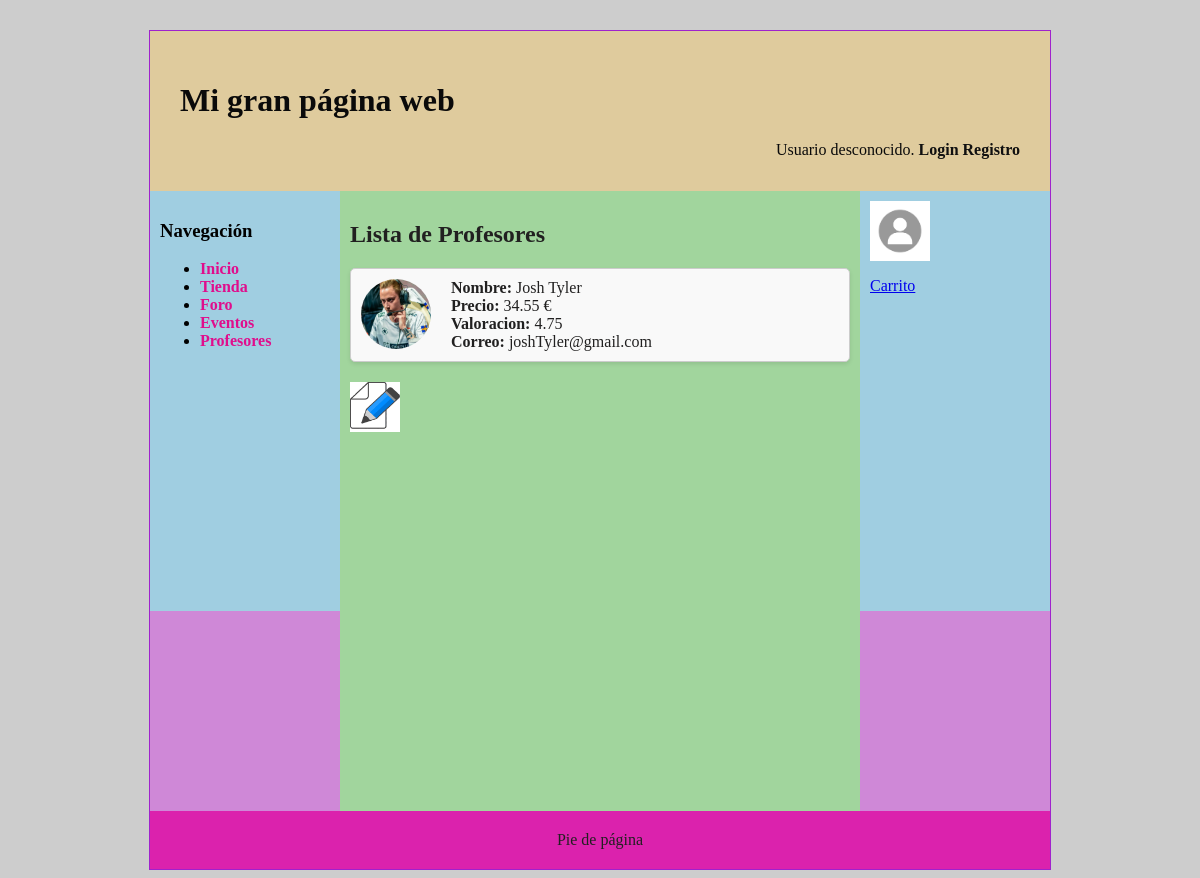
Screenshot of /profesores.php with the database file from the repository.
### tables this page shows
CREATE TABLE `usuarios` (
  `id` int(11) NOT NULL,
  `password` varchar(70) NOT NULL,
  `nombre` varchar(50) NOT NULL,
  `correo` varchar(50) NOT NULL,
  `rolUser` int(11) NOT NULL,
  `valoracion` float DEFAULT NULL,
  `precio` float DEFAULT NULL,
  `avatar` varchar(50) DEFAULT NULL
);

### includes/src/usuarios/Usuario.php (called while the page is built, shortened)
<?php
class Usuario
{
    private $id;
    private $nombre;
    private $correo;
    private $avatar;
    protected  function __construct($rol,$nombre, $password, $correo, $avatar, $id = null)
    {
        $this->id = $id;
        $this->nombre = $nombre;
        $this->correo = $correo;
        $this->avatar = $avatar;
    }
    public function getId()
    {
        return $this->id;
    }
    public function getNombre()
    {
        return $this->nombre;
    }
    public function getCorreo()
    {
        return $this->correo;
    }
    public function getAvatar()
    {
        return $this->avatar;
    }
}

### includes/src/Profesores/Profesor.php (called while the page is built, shortened)
<?php
class Profesor extends Usuario
{
    private $valoracion;
    private $precio;
    public function __construct($rol, $nombre, $password, $correo,  $precio,$valoracion, $avatar,$id = null)
    {
        $this->valoracion =  $valoracion;
        $this->precio =  $precio;
    }
    public function getValoracion()
    {
        return $this->valoracion;
    }
    public function getPrecio()
    {
        return $this->precio;
    }
    public static function listarProfesores()
    {
        $conn = BD::getInstance()->getConexionBd();
        $query = "SELECT * FROM usuarios WHERE rolUser = ".self::TEACHER_ROLE;
        $rs = $conn->query($query);
        $profesores = array();
        if ($rs) {
        while ($fila = $rs->fetch_assoc()) {
        $profesor = new Profesor(
        $fila['rolUser'],
        $fila['nombre'],
        $fila['password'],
        $fila['correo'],
        $fila['precio'],
        $fila['valoracion'],
        $fila['avatar'],
        $fila['id']
        );
        $profesores[] = $profesor;
        }
        }
        return $profesores;
    }
}

### includes/src/Profesores/listaProfesores.php (the view, shortened to what this page needs)
<?php
    echo '<link rel="stylesheet" type="text/css" href="' . RUTA_CSS . '/imagenes.css">';
    $contenidoPrincipal = listaProfesores();
?>
<?php
function listaProfesores()
{
    $profesores = Profesor::listarProfesores();
    $html = "<div class='profesores'>";
    foreach ($profesores as $profesor) {
        $html .= visualizaProfesor($profesor);
    }
    $html .= "</div>";
    return $html;
}
function visualizaProfesor($profesor) {
        $imagenPath = $profesor->getAvatar() ? RUTA_IMGS . $profesor->getAvatar() : RUTA_IMGS . 'images/avatarPorDefecto.png';
        $precio = $profesor->getPrecio();
        $valoracion = $profesor->getValoracion();
        if ($precio === null) {
            $precioTexto = '-';
        } else {
            $precioTexto = $precio . ' €';
        }
        if ($valoracion === null) {
            $valoracionTexto = '-';
        } else {
            $valoracionTexto = $valoracion;
        }
        $app = BD::getInstance();
        if ($app->usuarioLogueado())
        {
            $html = <<<EOF
            <div class="profesor">
                <img src="{$imagenPath}" alt="Avatar de {$profesor->getNombre()}" class="profesor_avatar">
                <div class="profesor_info">
                    <div class="profesor_nombre"><strong>Nombre:</strong> {$profesor->getNombre()}</div>
                    <div class="profesor_precio"><strong>Precio:</strong> {$precioTexto}</div>
                    <div class="profesor_valoracion"><strong>Valoracion:</strong> {$valoracionTexto}</div>
                    <div class="profesor_correo"><strong>Correo:</strong> {$profesor->getCorreo()}</div>
                    <div>
                        <a href="/G3_SW/ChatViewProfesor.php?id_profesor={$profesor->getId()}" class="button-like-link">Contactar</a>
                    </div>
                </div>
            </div>
        EOF;
        }
        else
        {
            $html = <<<EOF
            <div class="profesor">
                <img src="{$imagenPath}" alt="Avatar de {$profesor->getNombre()}" class="profesor_avatar">
                <div class="profesor_info">
                    <div class="profesor_nombre"><strong>Nombre:</strong> {$profesor->getNombre()}</div>
                    <div class="profesor_precio"><strong>Precio:</strong> {$precioTexto}</div>
                    <div class="profesor_valoracion"><strong>Valoracion:</strong> {$valoracionTexto}</div>
                    <div class="profesor_correo"><strong>Correo:</strong> {$profesor->getCorreo()}</div>
                </div>
            </div>
        EOF;
        }
            $html .=<<<EOF
            <div class="editar_Profesor">
                <a href="/G3_SW/EditorProfesorView.php?id_profesor={$profesor->getId()}">
                    <img src="/G3_SW/images/editar_producto.png" alt="Editor Producto" width="50" height="50">
                </a>
            </div>
            EOF;
    return $html;
}
?>

### css/imagenes.css (style rules this page uses)
.profesor { border: 1px solid #ccc; padding: 10px; margin-bottom: 20px; background-color: #f9f9f9; border-radius: 5px; box-shadow: 0 2px 4px rgba(0, 0, 0, 0.1); }
.profesor_avatar { width: 70px; height: 70px; border-radius: 50%; margin-right: 20px; float: left; }
.profesor_info { overflow: hidden; }

### css/estilo.css (style rules this page uses)
body { background-color: #CDCDCD; }

### rows the page displays
usuarios: avatar (picture), nombre "Josh Tyler", precio "34.55 €", valoracion "4.75", correo "joshTyler@gmail.com"

### other values shown
$params['cabecera'] "Mi gran página web"
